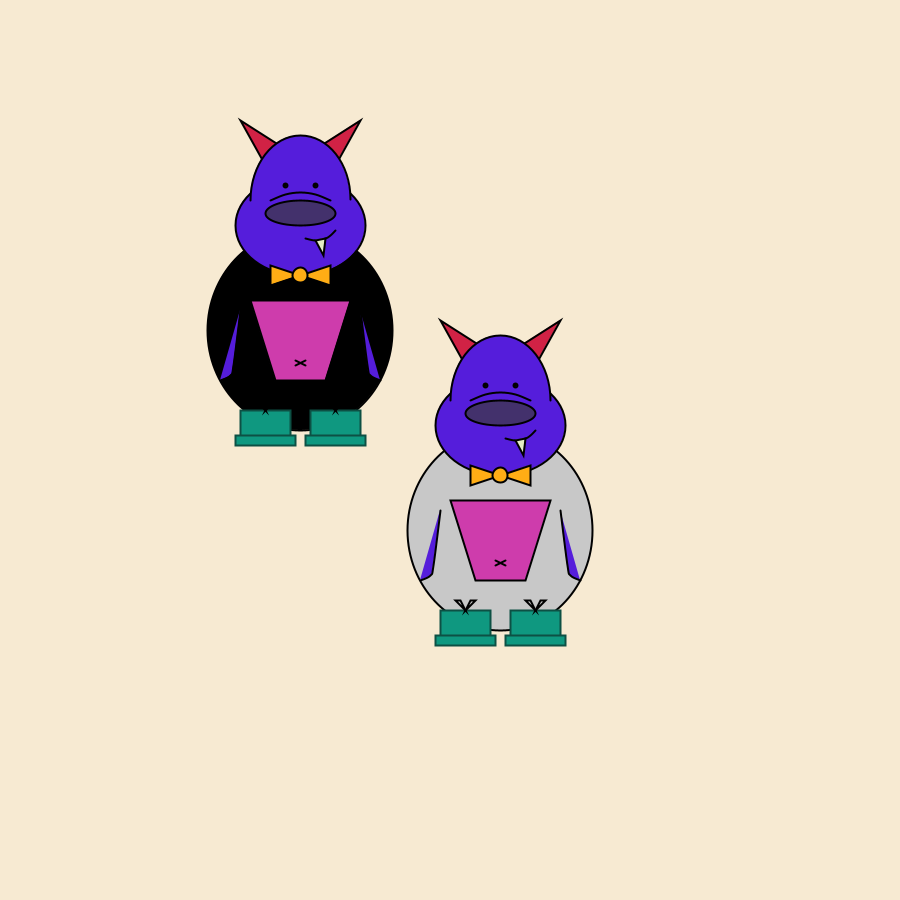
Frame 1 (no input)
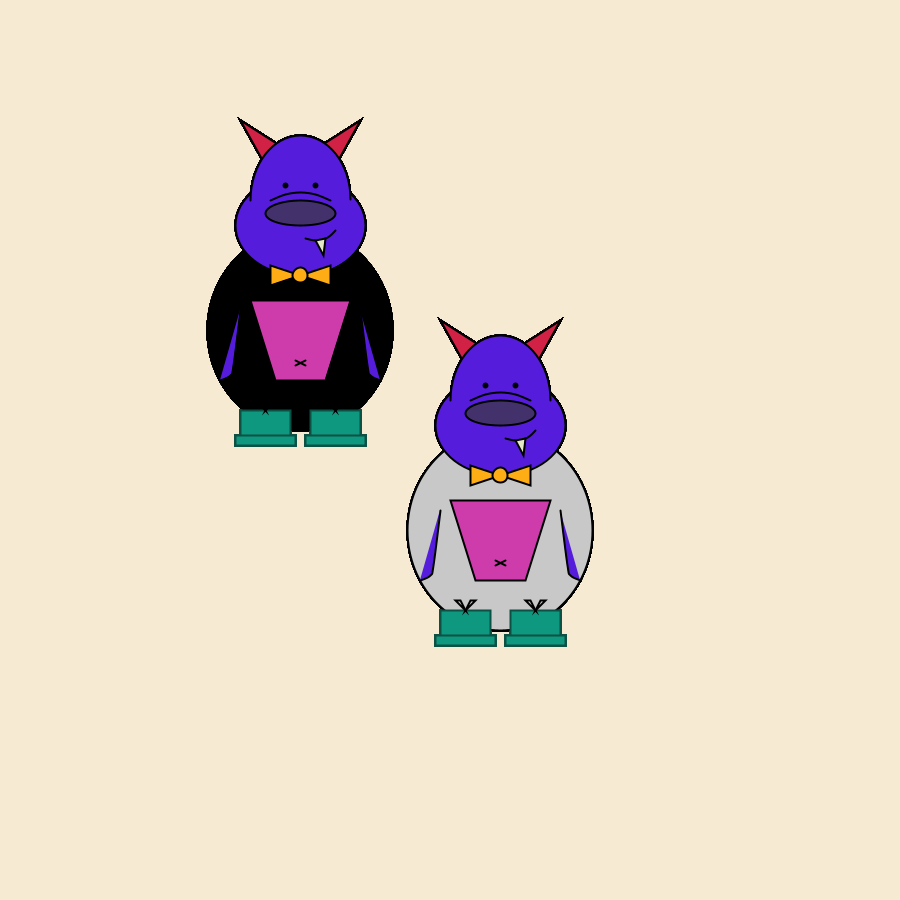
Frame 60 (the mouse pressed at the canvas centre just before this capture)
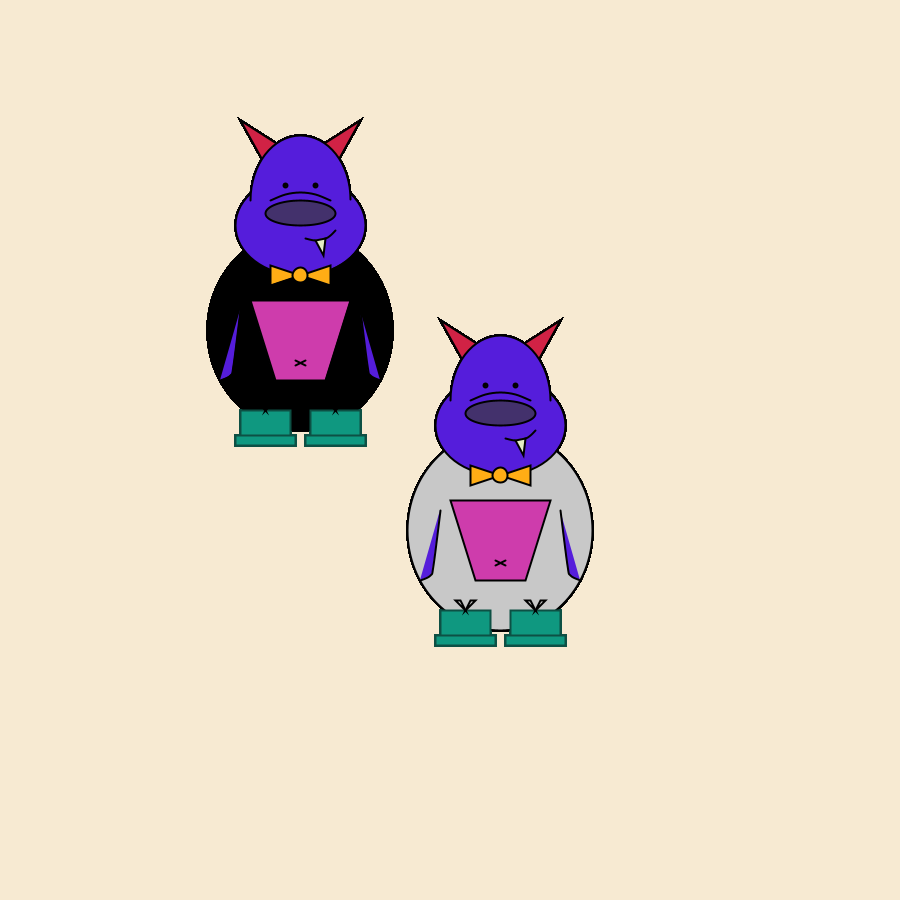
Frame 120 (the mouse held since frame 60 and released just before this capture)

The Processing sketch that drew these frames (run headless with seeded random() and noise(); from frame 60 on, the mouse is pressed at the canvas centre):

// Processing sketch: SharonCatherine_Inclass
// ── SharonCatherine_Inclass.pde
int x;
int y; 

color b = color(234,123,43);

void setup(){
size(900, 900); //Canvas size
background(247,234,210);//background color-- bg(R,G,B)
smooth(4);
strokeWeight(2);
}

void draw(){
  
  
  

monster(0,0); 
monster(200,200); 


  //random conditional statement practice
  //friendly monster gets angry when you go near his belly button
  if((mouseX>=295)&&(mouseX<=305)&&(mouseY>=360)&&(mouseY<=365)){
    line(280,170,290,180);
    line(320,170,310,180);//furrowed brow
    fill(0);
    beginShape();
    curveVertex(295,260);
    curveVertex(295,260);
    curveVertex(305,240);
    curveVertex(300,240);
    curveVertex(315,230);
    curveVertex(330,225);
    curveVertex(335,230);
    curveVertex(340,255);
    curveVertex(340,255);
    endShape();
    fill(227,234,197);//frown
    triangle(315,230,330,225,323,260);//tiny and big fang
    triangle(305,240,315,230,310,255);
  }//if
}
  
 
void monster(int a, int b){
  body(a,b, b);
  head(a,b);
  arms(a,b);
  pouch(a,b);
  shoes(a,b);
  misc(a,b);

}


 void body(int x,int y, color b ){
  fill(b);//
  ellipse(300+x,330+y,185,200);//body
 
 }
 
void pouch(int x , int y){
  fill(206,60,172);
  quad(250+ x,300+y,350+ x,300+y,325+ x,380+y,275+ x,380+y);//pouch
}


void arms(int x , int y){
  beginShape();
  curveVertex(220 + x,380 +y);
  curveVertex(220+ x,380+y);
  curveVertex(230+ x,375+y);
  curveVertex(233+ x,365+y);
  curveVertex(240+ x,310+y);
  curveVertex(240+ x,310+y);
  endShape(); 
  beginShape();
  curveVertex(380+ x,380+y);
  curveVertex(380+ x,380+y);
  curveVertex(370+x,375+y);
  curveVertex(367+ x,365+y);
  curveVertex(360+ x,310+y);
  curveVertex(360+ x,310+y);
  endShape(); 
  }
void shoes(int x, int y){
      
  stroke(13,80,68);
  fill(15,152,128);
  rect(240+x,410+y,50,30); //left shoe
  rect(310+x,410+y,50,30);//platform
  rect(235+x,435+y,60,10); //right shoe
  rect(305+x,435+y,60,10);//trendy platform shoes
  
  stroke(0);
  noFill();
  triangle(265+x,410+y,255+x,400+y,260+x,400+y);
  triangle(265+x,410+y,275+x,400+y,270+x,400+y);
  triangle(335+x,410+y,325+x,400+y,330+x,400+y);
  triangle(335+x,410+y,345+x,400+y,340+x,400+y);//shoelaces
  
  
  }
void head(int x, int y){
  fill(209,34,69);
  triangle(265+x,165+y,287+x,150+y,240+x,120+y);
  triangle(335+x,165+y,313+x,150+y,360+x,120+y);//horns

  fill(85,29,219);//head shape
  ellipse(300+x,225+y,130,100);
  arc(300+x,200+y,100,130,PI,TWO_PI); //combines ellipse covered by a filled arc
  
  fill(0);
  ellipse(285+x,185+y,4,4);
  ellipse(315+x,185+y,4,4);//eyes
  
  
  noFill();
  beginShape();
  curveVertex(270+x,200+y);
  curveVertex(270+x,200+y);
  curveVertex(285+x,194+y);
  curveVertex(300+x,192+y);
  curveVertex(315+x,194+y);
  curveVertex(330+x,200+y);
  curveVertex(330+x,200+y);//coordinate points to connect,making curved line
  endShape();//to make snout hump
  
  
  fill(67,49,108);
  ellipse(300+x,213+y,70,25);//nose

  fill(85,29,219);
  beginShape();
  curveVertex(305+x,238+y);
  curveVertex(305+x,238+y);
  curveVertex(315+x,240+y);
  curveVertex(325+x,238+y);
  curveVertex(330+x,235+y);
  curveVertex(335+x,230+y);
  curveVertex(335+x,230+y);
  endShape();//mouth or smile

}
void misc(int x, int y){
  fill(255,173,21);
  beginShape();
  vertex(300+x,275+y);
  vertex(270+x,265+y);
  vertex(270+x,285+y);
  vertex(330+x,265+y);
  vertex(330+x,285+y);
  vertex(300+x,275+y);
  endShape();
  ellipse(300+x,275+y,15,15);//bowtie
  
  fill(227,234,197);
  triangle(325+x,238+y,315+x,240+y,323+x,255+y);//tiny fang
  
  line(295+x,360+y,305+x,365+y);
  line(295+x,365+y,305+x,360+y);//belly-button
}
